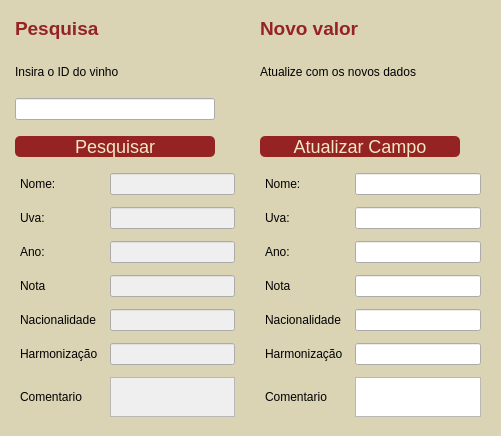
<?xml version="1.0" encoding="UTF-8"?>
<ui version="4.0">
 <class>MainWindow</class>
 <widget class="QMainWindow" name="MainWindow">
  <property name="geometry">
   <rect>
    <x>0</x>
    <y>0</y>
    <width>501</width>
    <height>436</height>
   </rect>
  </property>
  <property name="palette">
   <palette>
    <active>
     <colorrole role="Base">
      <brush brushstyle="SolidPattern">
       <color alpha="255">
        <red>255</red>
        <green>255</green>
        <blue>255</blue>
       </color>
      </brush>
     </colorrole>
     <colorrole role="Window">
      <brush brushstyle="SolidPattern">
       <color alpha="255">
        <red>218</red>
        <green>212</green>
        <blue>181</blue>
       </color>
      </brush>
     </colorrole>
    </active>
    <inactive>
     <colorrole role="Base">
      <brush brushstyle="SolidPattern">
       <color alpha="255">
        <red>255</red>
        <green>255</green>
        <blue>255</blue>
       </color>
      </brush>
     </colorrole>
     <colorrole role="Window">
      <brush brushstyle="SolidPattern">
       <color alpha="255">
        <red>218</red>
        <green>212</green>
        <blue>181</blue>
       </color>
      </brush>
     </colorrole>
    </inactive>
    <disabled>
     <colorrole role="Base">
      <brush brushstyle="SolidPattern">
       <color alpha="255">
        <red>218</red>
        <green>212</green>
        <blue>181</blue>
       </color>
      </brush>
     </colorrole>
     <colorrole role="Window">
      <brush brushstyle="SolidPattern">
       <color alpha="255">
        <red>218</red>
        <green>212</green>
        <blue>181</blue>
       </color>
      </brush>
     </colorrole>
    </disabled>
   </palette>
  </property>
  <property name="windowTitle">
   <string>MainWindow</string>
  </property>
  <widget class="QWidget" name="centralwidget">
   <property name="maximumSize">
    <size>
     <width>500</width>
     <height>500</height>
    </size>
   </property>
   <property name="palette">
    <palette>
     <active>
      <colorrole role="Base">
       <brush brushstyle="SolidPattern">
        <color alpha="255">
         <red>243</red>
         <green>238</green>
         <blue>198</blue>
        </color>
       </brush>
      </colorrole>
      <colorrole role="Window">
       <brush brushstyle="SolidPattern">
        <color alpha="255">
         <red>218</red>
         <green>212</green>
         <blue>181</blue>
        </color>
       </brush>
      </colorrole>
     </active>
     <inactive>
      <colorrole role="Base">
       <brush brushstyle="SolidPattern">
        <color alpha="255">
         <red>243</red>
         <green>238</green>
         <blue>198</blue>
        </color>
       </brush>
      </colorrole>
      <colorrole role="Window">
       <brush brushstyle="SolidPattern">
        <color alpha="255">
         <red>218</red>
         <green>212</green>
         <blue>181</blue>
        </color>
       </brush>
      </colorrole>
     </inactive>
     <disabled>
      <colorrole role="Base">
       <brush brushstyle="SolidPattern">
        <color alpha="255">
         <red>218</red>
         <green>212</green>
         <blue>181</blue>
        </color>
       </brush>
      </colorrole>
      <colorrole role="Window">
       <brush brushstyle="SolidPattern">
        <color alpha="255">
         <red>218</red>
         <green>212</green>
         <blue>181</blue>
        </color>
       </brush>
      </colorrole>
     </disabled>
    </palette>
   </property>
   <property name="styleSheet">
    <string notr="true">Qwidget{background-color: #f4d5d5;}</string>
   </property>
   <widget class="QWidget" name="gridLayoutWidget">
    <property name="geometry">
     <rect>
      <x>0</x>
      <y>0</y>
      <width>501</width>
      <height>431</height>
     </rect>
    </property>
    <layout class="QGridLayout" name="gridLayout" rowstretch="0,0,0,0,0" columnstretch="0,0,0,0">
     <property name="leftMargin">
      <number>15</number>
     </property>
     <property name="topMargin">
      <number>10</number>
     </property>
     <property name="rightMargin">
      <number>15</number>
     </property>
     <property name="bottomMargin">
      <number>10</number>
     </property>
     <property name="horizontalSpacing">
      <number>20</number>
     </property>
     <property name="verticalSpacing">
      <number>15</number>
     </property>
     <item row="4" column="2">
      <layout class="QGridLayout" name="gridLayout_2">
       <property name="leftMargin">
        <number>5</number>
       </property>
       <property name="rightMargin">
        <number>5</number>
       </property>
       <property name="spacing">
        <number>12</number>
       </property>
       <item row="5" column="1">
        <widget class="QLineEdit" name="pesq_harmonizacao">
         <property name="enabled">
          <bool>false</bool>
         </property>
         <property name="maximumSize">
          <size>
           <width>200</width>
           <height>16777215</height>
          </size>
         </property>
        </widget>
       </item>
       <item row="3" column="0">
        <widget class="QLabel" name="label_16">
         <property name="text">
          <string>Nota</string>
         </property>
        </widget>
       </item>
       <item row="3" column="1">
        <widget class="QLineEdit" name="pesq_nota">
         <property name="enabled">
          <bool>false</bool>
         </property>
         <property name="maximumSize">
          <size>
           <width>200</width>
           <height>16777215</height>
          </size>
         </property>
        </widget>
       </item>
       <item row="0" column="1">
        <widget class="QLineEdit" name="pesq_nome">
         <property name="enabled">
          <bool>false</bool>
         </property>
         <property name="maximumSize">
          <size>
           <width>200</width>
           <height>16777215</height>
          </size>
         </property>
        </widget>
       </item>
       <item row="5" column="0">
        <widget class="QLabel" name="label_7">
         <property name="text">
          <string>Harmonização</string>
         </property>
        </widget>
       </item>
       <item row="1" column="1">
        <widget class="QLineEdit" name="pesq_uva">
         <property name="enabled">
          <bool>false</bool>
         </property>
         <property name="maximumSize">
          <size>
           <width>200</width>
           <height>16777215</height>
          </size>
         </property>
        </widget>
       </item>
       <item row="6" column="1">
        <widget class="QTextBrowser" name="pesq_coment">
         <property name="enabled">
          <bool>false</bool>
         </property>
         <property name="maximumSize">
          <size>
           <width>200</width>
           <height>40</height>
          </size>
         </property>
        </widget>
       </item>
       <item row="6" column="0">
        <widget class="QLabel" name="label_8">
         <property name="text">
          <string>Comentario</string>
         </property>
        </widget>
       </item>
       <item row="1" column="0">
        <widget class="QLabel" name="label_5">
         <property name="text">
          <string>Uva:</string>
         </property>
        </widget>
       </item>
       <item row="4" column="1">
        <widget class="QLineEdit" name="pesq_nacionalidade">
         <property name="enabled">
          <bool>false</bool>
         </property>
         <property name="maximumSize">
          <size>
           <width>200</width>
           <height>16777215</height>
          </size>
         </property>
        </widget>
       </item>
       <item row="0" column="0">
        <widget class="QLabel" name="label_4">
         <property name="text">
          <string>Nome:</string>
         </property>
        </widget>
       </item>
       <item row="4" column="0">
        <widget class="QLabel" name="label_6">
         <property name="text">
          <string>Nacionalidade</string>
         </property>
        </widget>
       </item>
       <item row="2" column="0">
        <widget class="QLabel" name="label_18">
         <property name="text">
          <string>Ano:</string>
         </property>
        </widget>
       </item>
       <item row="2" column="1">
        <widget class="QLineEdit" name="pesq_ano">
         <property name="enabled">
          <bool>false</bool>
         </property>
         <property name="maximumSize">
          <size>
           <width>200</width>
           <height>16777215</height>
          </size>
         </property>
        </widget>
       </item>
      </layout>
     </item>
     <item row="0" column="2">
      <widget class="QLabel" name="label_9">
       <property name="maximumSize">
        <size>
         <width>200</width>
         <height>35</height>
        </size>
       </property>
       <property name="palette">
        <palette>
         <active>
          <colorrole role="WindowText">
           <brush brushstyle="SolidPattern">
            <color alpha="255">
             <red>149</red>
             <green>35</green>
             <blue>35</blue>
            </color>
           </brush>
          </colorrole>
          <colorrole role="Text">
           <brush brushstyle="SolidPattern">
            <color alpha="255">
             <red>149</red>
             <green>35</green>
             <blue>35</blue>
            </color>
           </brush>
          </colorrole>
         </active>
         <inactive>
          <colorrole role="WindowText">
           <brush brushstyle="SolidPattern">
            <color alpha="255">
             <red>149</red>
             <green>35</green>
             <blue>35</blue>
            </color>
           </brush>
          </colorrole>
          <colorrole role="Text">
           <brush brushstyle="SolidPattern">
            <color alpha="255">
             <red>149</red>
             <green>35</green>
             <blue>35</blue>
            </color>
           </brush>
          </colorrole>
         </inactive>
         <disabled>
          <colorrole role="WindowText">
           <brush brushstyle="SolidPattern">
            <color alpha="255">
             <red>120</red>
             <green>120</green>
             <blue>120</blue>
            </color>
           </brush>
          </colorrole>
          <colorrole role="Text">
           <brush brushstyle="SolidPattern">
            <color alpha="255">
             <red>120</red>
             <green>120</green>
             <blue>120</blue>
            </color>
           </brush>
          </colorrole>
         </disabled>
        </palette>
       </property>
       <property name="font">
        <font>
         <pointsize>14</pointsize>
         <weight>75</weight>
         <bold>true</bold>
         <stylestrategy>PreferDefault</stylestrategy>
         <kerning>true</kerning>
        </font>
       </property>
       <property name="styleSheet">
        <string notr="true"/>
       </property>
       <property name="text">
        <string>Pesquisa</string>
       </property>
      </widget>
     </item>
     <item row="4" column="3">
      <layout class="QGridLayout" name="gridLayout_3">
       <property name="leftMargin">
        <number>5</number>
       </property>
       <property name="rightMargin">
        <number>5</number>
       </property>
       <property name="spacing">
        <number>12</number>
       </property>
       <item row="6" column="1">
        <widget class="QTextEdit" name="update_coment">
         <property name="maximumSize">
          <size>
           <width>200</width>
           <height>40</height>
          </size>
         </property>
        </widget>
       </item>
       <item row="3" column="1">
        <widget class="QLineEdit" name="update_nota">
         <property name="enabled">
          <bool>true</bool>
         </property>
         <property name="maximumSize">
          <size>
           <width>200</width>
           <height>16777215</height>
          </size>
         </property>
        </widget>
       </item>
       <item row="0" column="0">
        <widget class="QLabel" name="label_11">
         <property name="text">
          <string>Nome:</string>
         </property>
        </widget>
       </item>
       <item row="4" column="0">
        <widget class="QLabel" name="label_13">
         <property name="text">
          <string>Nacionalidade</string>
         </property>
        </widget>
       </item>
       <item row="1" column="0">
        <widget class="QLabel" name="label_12">
         <property name="text">
          <string>Uva:</string>
         </property>
        </widget>
       </item>
       <item row="1" column="1">
        <widget class="QLineEdit" name="update_uva">
         <property name="enabled">
          <bool>true</bool>
         </property>
         <property name="maximumSize">
          <size>
           <width>200</width>
           <height>16777215</height>
          </size>
         </property>
        </widget>
       </item>
       <item row="6" column="0">
        <widget class="QLabel" name="label_15">
         <property name="text">
          <string>Comentario</string>
         </property>
        </widget>
       </item>
       <item row="5" column="0">
        <widget class="QLabel" name="label_14">
         <property name="text">
          <string>Harmonização</string>
         </property>
        </widget>
       </item>
       <item row="4" column="1">
        <widget class="QLineEdit" name="update_nacionalidade">
         <property name="enabled">
          <bool>true</bool>
         </property>
         <property name="maximumSize">
          <size>
           <width>200</width>
           <height>16777215</height>
          </size>
         </property>
        </widget>
       </item>
       <item row="5" column="1">
        <widget class="QLineEdit" name="update_harmonizacao">
         <property name="enabled">
          <bool>true</bool>
         </property>
         <property name="maximumSize">
          <size>
           <width>200</width>
           <height>16777215</height>
          </size>
         </property>
        </widget>
       </item>
       <item row="0" column="1">
        <widget class="QLineEdit" name="update_nome">
         <property name="enabled">
          <bool>true</bool>
         </property>
         <property name="maximumSize">
          <size>
           <width>200</width>
           <height>16777215</height>
          </size>
         </property>
        </widget>
       </item>
       <item row="3" column="0">
        <widget class="QLabel" name="label_17">
         <property name="text">
          <string>Nota</string>
         </property>
        </widget>
       </item>
       <item row="2" column="0">
        <widget class="QLabel" name="label_19">
         <property name="text">
          <string>Ano:</string>
         </property>
        </widget>
       </item>
       <item row="2" column="1">
        <widget class="QLineEdit" name="update_ano">
         <property name="enabled">
          <bool>true</bool>
         </property>
         <property name="maximumSize">
          <size>
           <width>200</width>
           <height>16777215</height>
          </size>
         </property>
        </widget>
       </item>
      </layout>
     </item>
     <item row="1" column="2">
      <widget class="QLabel" name="label">
       <property name="enabled">
        <bool>true</bool>
       </property>
       <property name="maximumSize">
        <size>
         <width>200</width>
         <height>60</height>
        </size>
       </property>
       <property name="font">
        <font>
         <pointsize>9</pointsize>
        </font>
       </property>
       <property name="text">
        <string>Insira o ID do vinho</string>
       </property>
       <property name="wordWrap">
        <bool>false</bool>
       </property>
      </widget>
     </item>
     <item row="3" column="2">
      <widget class="QPushButton" name="btn_pesquisar_id">
       <property name="maximumSize">
        <size>
         <width>200</width>
         <height>16777215</height>
        </size>
       </property>
       <property name="styleSheet">
        <string notr="true">QPushButton{
border-radius:5px;
color: #F2E8C6;
background-color: #952323;
font-size: 18px
}</string>
       </property>
       <property name="text">
        <string>Pesquisar</string>
       </property>
      </widget>
     </item>
     <item row="2" column="2">
      <widget class="QLineEdit" name="input_pesquisar_id">
       <property name="maximumSize">
        <size>
         <width>200</width>
         <height>16777215</height>
        </size>
       </property>
       <property name="inputMethodHints">
        <set>Qt::ImhPreferNumbers</set>
       </property>
      </widget>
     </item>
     <item row="0" column="3">
      <widget class="QLabel" name="label_10">
       <property name="maximumSize">
        <size>
         <width>200</width>
         <height>35</height>
        </size>
       </property>
       <property name="palette">
        <palette>
         <active>
          <colorrole role="WindowText">
           <brush brushstyle="SolidPattern">
            <color alpha="255">
             <red>149</red>
             <green>35</green>
             <blue>35</blue>
            </color>
           </brush>
          </colorrole>
          <colorrole role="Text">
           <brush brushstyle="SolidPattern">
            <color alpha="255">
             <red>149</red>
             <green>35</green>
             <blue>35</blue>
            </color>
           </brush>
          </colorrole>
         </active>
         <inactive>
          <colorrole role="WindowText">
           <brush brushstyle="SolidPattern">
            <color alpha="255">
             <red>149</red>
             <green>35</green>
             <blue>35</blue>
            </color>
           </brush>
          </colorrole>
          <colorrole role="Text">
           <brush brushstyle="SolidPattern">
            <color alpha="255">
             <red>149</red>
             <green>35</green>
             <blue>35</blue>
            </color>
           </brush>
          </colorrole>
         </inactive>
         <disabled>
          <colorrole role="WindowText">
           <brush brushstyle="SolidPattern">
            <color alpha="255">
             <red>120</red>
             <green>120</green>
             <blue>120</blue>
            </color>
           </brush>
          </colorrole>
          <colorrole role="Text">
           <brush brushstyle="SolidPattern">
            <color alpha="255">
             <red>120</red>
             <green>120</green>
             <blue>120</blue>
            </color>
           </brush>
          </colorrole>
         </disabled>
        </palette>
       </property>
       <property name="font">
        <font>
         <pointsize>14</pointsize>
         <weight>75</weight>
         <bold>true</bold>
        </font>
       </property>
       <property name="styleSheet">
        <string notr="true"/>
       </property>
       <property name="text">
        <string>Novo valor</string>
       </property>
      </widget>
     </item>
     <item row="1" column="3">
      <widget class="QLabel" name="label_3">
       <property name="maximumSize">
        <size>
         <width>200</width>
         <height>20</height>
        </size>
       </property>
       <property name="font">
        <font>
         <pointsize>9</pointsize>
        </font>
       </property>
       <property name="text">
        <string>Atualize com os novos dados</string>
       </property>
       <property name="wordWrap">
        <bool>false</bool>
       </property>
      </widget>
     </item>
     <item row="3" column="3">
      <widget class="QPushButton" name="btn_update_table">
       <property name="enabled">
        <bool>true</bool>
       </property>
       <property name="maximumSize">
        <size>
         <width>200</width>
         <height>16777215</height>
        </size>
       </property>
       <property name="palette">
        <palette>
         <active>
          <colorrole role="WindowText">
           <brush brushstyle="SolidPattern">
            <color alpha="255">
             <red>242</red>
             <green>232</green>
             <blue>198</blue>
            </color>
           </brush>
          </colorrole>
          <colorrole role="Button">
           <brush brushstyle="SolidPattern">
            <color alpha="255">
             <red>149</red>
             <green>35</green>
             <blue>35</blue>
            </color>
           </brush>
          </colorrole>
          <colorrole role="Text">
           <brush brushstyle="SolidPattern">
            <color alpha="255">
             <red>242</red>
             <green>232</green>
             <blue>198</blue>
            </color>
           </brush>
          </colorrole>
          <colorrole role="ButtonText">
           <brush brushstyle="SolidPattern">
            <color alpha="255">
             <red>242</red>
             <green>232</green>
             <blue>198</blue>
            </color>
           </brush>
          </colorrole>
          <colorrole role="Base">
           <brush brushstyle="SolidPattern">
            <color alpha="255">
             <red>149</red>
             <green>35</green>
             <blue>35</blue>
            </color>
           </brush>
          </colorrole>
          <colorrole role="Window">
           <brush brushstyle="SolidPattern">
            <color alpha="255">
             <red>149</red>
             <green>35</green>
             <blue>35</blue>
            </color>
           </brush>
          </colorrole>
         </active>
         <inactive>
          <colorrole role="WindowText">
           <brush brushstyle="SolidPattern">
            <color alpha="255">
             <red>242</red>
             <green>232</green>
             <blue>198</blue>
            </color>
           </brush>
          </colorrole>
          <colorrole role="Button">
           <brush brushstyle="SolidPattern">
            <color alpha="255">
             <red>149</red>
             <green>35</green>
             <blue>35</blue>
            </color>
           </brush>
          </colorrole>
          <colorrole role="Text">
           <brush brushstyle="SolidPattern">
            <color alpha="255">
             <red>242</red>
             <green>232</green>
             <blue>198</blue>
            </color>
           </brush>
          </colorrole>
          <colorrole role="ButtonText">
           <brush brushstyle="SolidPattern">
            <color alpha="255">
             <red>242</red>
             <green>232</green>
             <blue>198</blue>
            </color>
           </brush>
          </colorrole>
          <colorrole role="Base">
           <brush brushstyle="SolidPattern">
            <color alpha="255">
             <red>149</red>
             <green>35</green>
             <blue>35</blue>
            </color>
           </brush>
          </colorrole>
          <colorrole role="Window">
           <brush brushstyle="SolidPattern">
            <color alpha="255">
             <red>149</red>
             <green>35</green>
             <blue>35</blue>
            </color>
           </brush>
          </colorrole>
         </inactive>
         <disabled>
          <colorrole role="WindowText">
           <brush brushstyle="SolidPattern">
            <color alpha="255">
             <red>242</red>
             <green>232</green>
             <blue>198</blue>
            </color>
           </brush>
          </colorrole>
          <colorrole role="Button">
           <brush brushstyle="SolidPattern">
            <color alpha="255">
             <red>149</red>
             <green>35</green>
             <blue>35</blue>
            </color>
           </brush>
          </colorrole>
          <colorrole role="Text">
           <brush brushstyle="SolidPattern">
            <color alpha="255">
             <red>242</red>
             <green>232</green>
             <blue>198</blue>
            </color>
           </brush>
          </colorrole>
          <colorrole role="ButtonText">
           <brush brushstyle="SolidPattern">
            <color alpha="255">
             <red>242</red>
             <green>232</green>
             <blue>198</blue>
            </color>
           </brush>
          </colorrole>
          <colorrole role="Base">
           <brush brushstyle="SolidPattern">
            <color alpha="255">
             <red>149</red>
             <green>35</green>
             <blue>35</blue>
            </color>
           </brush>
          </colorrole>
          <colorrole role="Window">
           <brush brushstyle="SolidPattern">
            <color alpha="255">
             <red>149</red>
             <green>35</green>
             <blue>35</blue>
            </color>
           </brush>
          </colorrole>
         </disabled>
        </palette>
       </property>
       <property name="styleSheet">
        <string notr="true">QPushButton{
border-radius:5px;
color: #F2E8C6;
background-color: #952323;
font-size: 18px
}</string>
       </property>
       <property name="text">
        <string>Atualizar Campo</string>
       </property>
      </widget>
     </item>
    </layout>
   </widget>
  </widget>
 </widget>
 <resources/>
 <connections/>
</ui>
